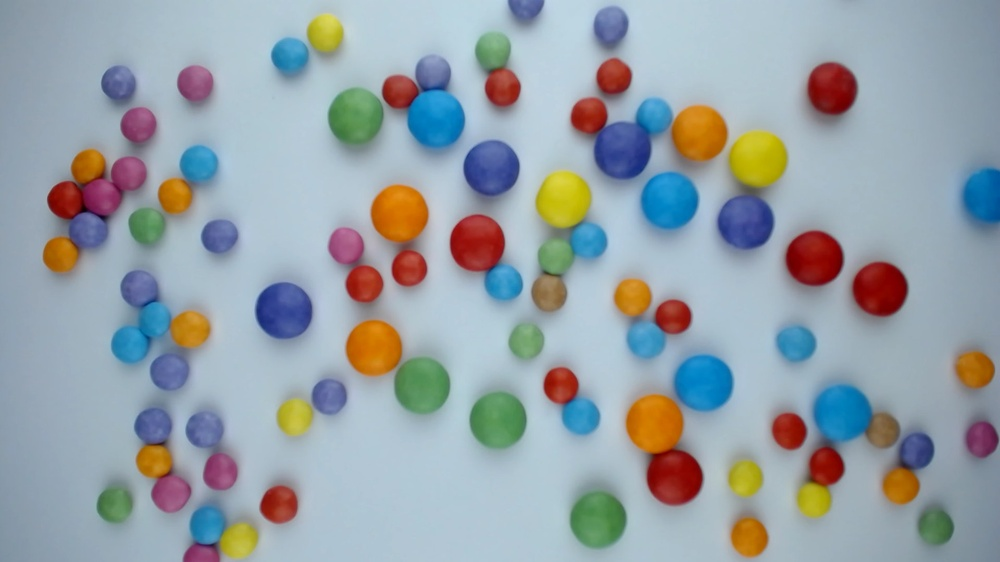
#> input picture table.jpg, 1000 x 562 px, shrunk from 1920 x 1080 before the run
$ jupyter execute --allow-errors code.ipynb
#> lines starting #> are read from the running program, lines starting #| are printed output that depends on the picture; after the words box and inside, x2 and y2 are one past the last pixel; in counts of white or black regions, pixels touching at a corner belong together
[cell 1]
import cv2
import numpy as np

# set color range for object detection
lower_color_range = np.array([0, 100, 100])
upper_color_range = np.array([10, 255, 255])

# read image from file or capture device
img = cv2.imread("table.jpg")
#> img is the input picture: shape (562, 1000, 3); mean B, G, R 167.5, 161.2, 150.5

# convert image to HSV color space
hsv = cv2.cvtColor(img, cv2.COLOR_BGR2HSV)
#> hsv: shape (562, 1000, 3); mean H, S, V 94.5, 70.2, 183.5

# apply color range mask to extract objects
mask = cv2.inRange(hsv, lower_color_range, upper_color_range)
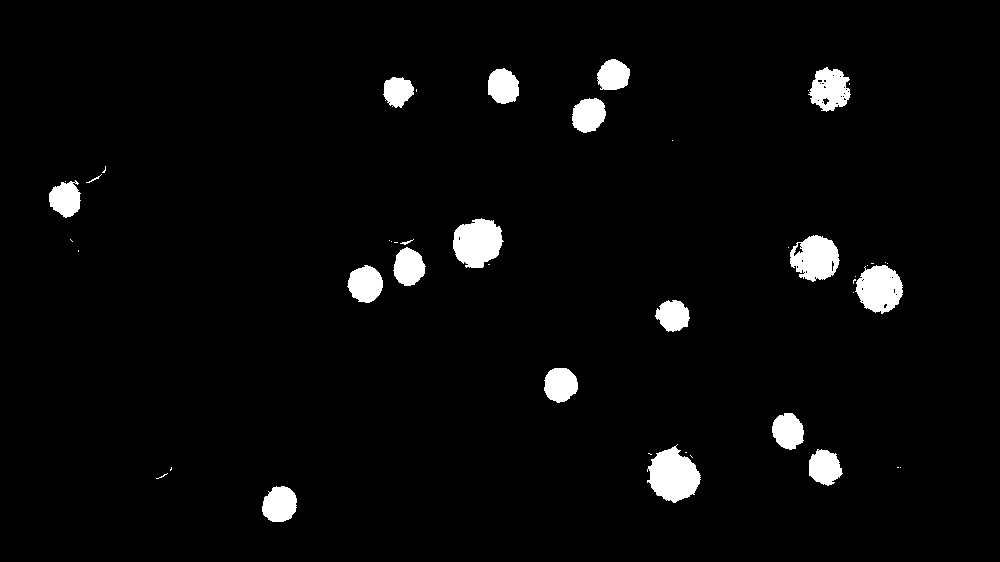
#> mask: shape (562, 1000); 3.4% white; 46 white regions (27 under 20 px), largest, box (x1, y1, x2, y2) and area: (647, 444, 701, 503) 2048, (453, 218, 504, 268) 1869, (855, 265, 903, 314) 1686

# apply morphological operations to reduce noise
kernel = np.ones((5,5),np.uint8)
mask = cv2.morphologyEx(mask, cv2.MORPH_OPEN, kernel)
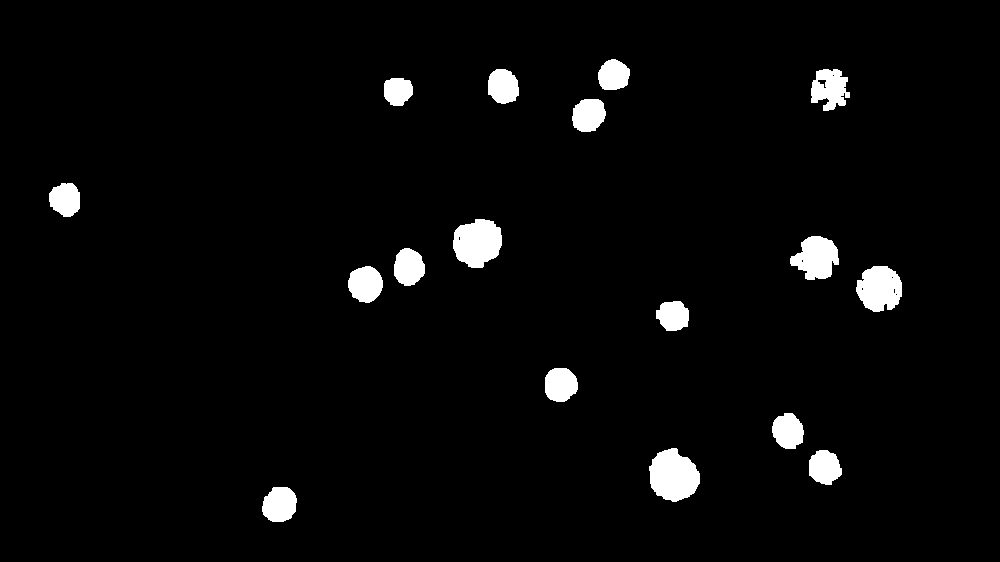
#> mask: shape (562, 1000); 3.3% white; 17 white regions, largest, box (x1, y1, x2, y2) and area: (649, 448, 700, 502) 2005, (453, 219, 502, 268) 1839, (856, 266, 902, 312) 1619
mask = cv2.morphologyEx(mask, cv2.MORPH_CLOSE, kernel)
#> mask: shape (562, 1000); 3.3% white; 17 white regions

# find contours of objects
contours, hierarchy = cv2.findContours(mask, cv2.RETR_EXTERNAL, cv2.CHAIN_APPROX_SIMPLE)
#> contours = 17 contours; largest, box (x1, y1, x2, y2) and area: (649, 448, 700, 502) 1926, (453, 219, 502, 268) 1764, (856, 266, 902, 312) 1575, (790, 236, 839, 280) 1412, (811, 69, 850, 111) 1124

# count round objects
round_objects_count = 0
#> (the rest of this cell did not finish here and is left out)

$ run again, with MovedSmarties2.png saved as table.jpg
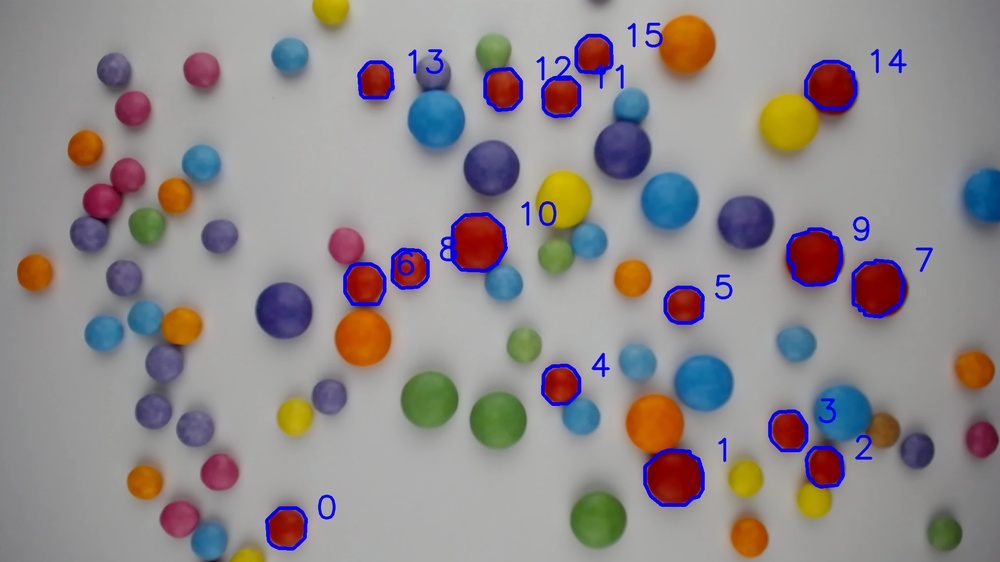
#> input picture MovedSmarties2.png, 1000 x 562 px, shrunk from 1920 x 1080 before the run
#> img is the input picture: shape (562, 1000, 3); mean B, G, R 139.8, 138.6, 144.9
#> hsv: shape (562, 1000, 3); mean H, S, V 53.5, 47.8, 156.4
#> `mask = cv2.inRange(hsv, lower_color_range, upper_color_range)`:
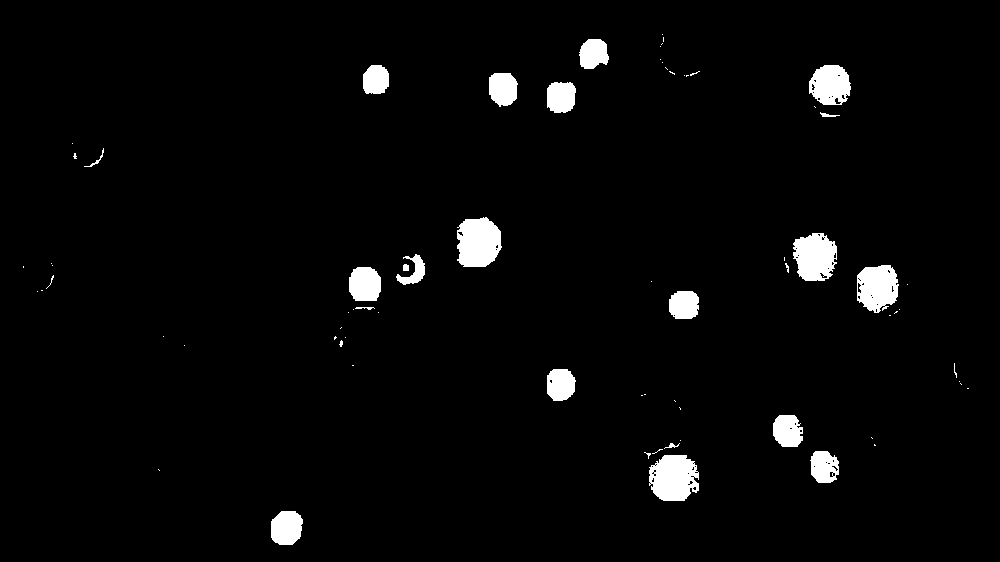
#> mask: shape (562, 1000); 3% white; 72 white regions (50 under 20 px), largest, box (x1, y1, x2, y2) and area: (457, 217, 502, 267) 1819, (649, 455, 699, 501) 1818, (793, 233, 837, 281) 1637
#> `mask = cv2.morphologyEx(mask, cv2.MORPH_OPEN, kernel)`:
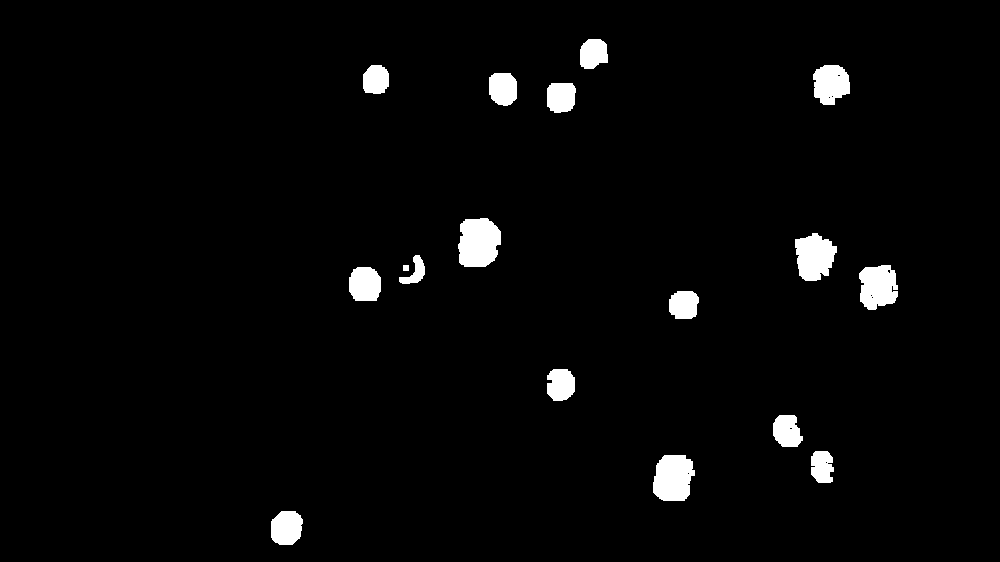
#> mask: shape (562, 1000); 2.7% white; 17 white regions, largest, box (x1, y1, x2, y2) and area: (458, 218, 501, 267) 1750, (653, 455, 695, 501) 1575, (795, 233, 837, 281) 1469
#> contours = 17 contours; largest, box (x1, y1, x2, y2) and area: (458, 218, 501, 267) 1690, (653, 455, 695, 501) 1504, (795, 233, 837, 281) 1406, (859, 265, 898, 310) 1344, (813, 65, 850, 105) 1098
